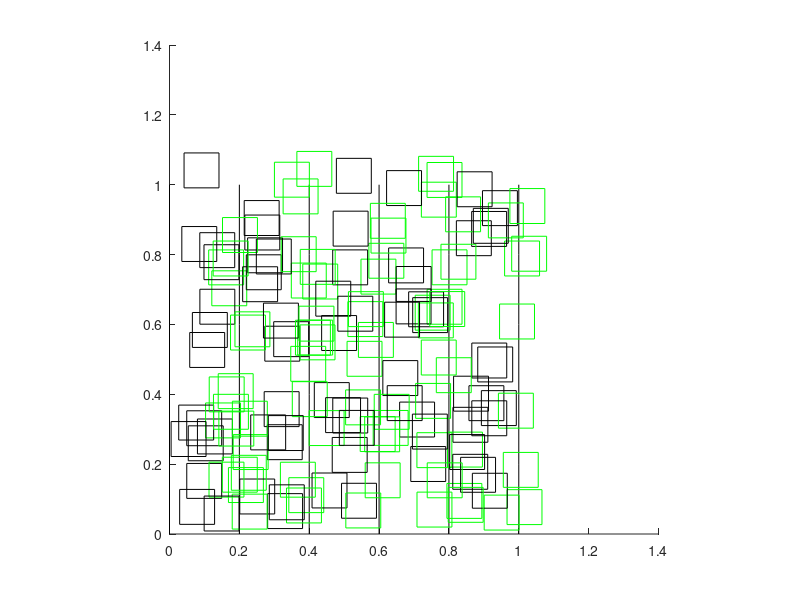

Write the MATLAB code that produced this figure.
% Number of squares
N = 150;

% Length of square
L = 0.1;

% Drawing lines
y = 0:0.2:1;
 
for x = 0:0.2:1
     hold on
     plot(x*ones(size(y)),y, 'Color', 'black') 
end

count = 0;

for num = 1:N
    % Pick two random coordinates for botton left corner of square
    randomX = rand(1);
    randomY = rand(1);
    
    check = 0;
    % Checks if square crosses a line
    for x = 0:0.2:1
        if (randomX < x) && ((randomX + L) > x)
            count = count + 1;
            rectangle('position', [randomX, randomY, L, L], 'Edgecolor', 'g');
            check = 1;
        end
    end
    
    if check == 0
        rectangle('position', [randomX, randomY, L, L]);
    end
end

% Calculate PI
pie = N / count;

% Display PI as Title
% //Code Here//

axis square